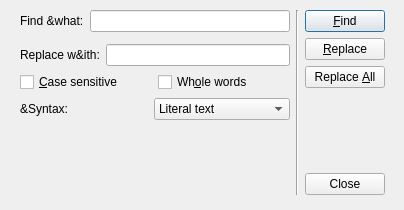
<?xml version="1.0" encoding="UTF-8"?>
<ui version="4.0">
 <class>Dialog</class>
 <widget class="QDialog" name="Dialog">
  <property name="geometry">
   <rect>
    <x>0</x>
    <y>0</y>
    <width>404</width>
    <height>210</height>
   </rect>
  </property>
  <property name="windowTitle">
   <string>Dialog</string>
  </property>
  <widget class="QWidget" name="">
   <property name="geometry">
    <rect>
     <x>20</x>
     <y>10</y>
     <width>365</width>
     <height>185</height>
    </rect>
   </property>
   <layout class="QHBoxLayout" name="horizontalLayout_5">
    <item>
     <layout class="QVBoxLayout" name="verticalLayout_2">
      <item>
       <layout class="QHBoxLayout" name="horizontalLayout">
        <item>
         <widget class="QLabel" name="label">
          <property name="text">
           <string>Find &amp;what:</string>
          </property>
         </widget>
        </item>
        <item>
         <widget class="QLineEdit" name="findLineEdit"/>
        </item>
       </layout>
      </item>
      <item>
       <widget class="Line" name="line">
        <property name="orientation">
         <enum>Qt::Vertical</enum>
        </property>
       </widget>
      </item>
      <item>
       <layout class="QHBoxLayout" name="horizontalLayout_2">
        <item>
         <widget class="QLabel" name="label_2">
          <property name="text">
           <string>Replace w&amp;ith:</string>
          </property>
         </widget>
        </item>
        <item>
         <widget class="QLineEdit" name="replaceLineEdit"/>
        </item>
       </layout>
      </item>
      <item>
       <layout class="QHBoxLayout" name="horizontalLayout_3">
        <item>
         <widget class="QCheckBox" name="caseCheckBox">
          <property name="text">
           <string>&amp;Case sensitive</string>
          </property>
         </widget>
        </item>
        <item>
         <widget class="QCheckBox" name="wholeCheckBox">
          <property name="text">
           <string>Wh&amp;ole words</string>
          </property>
         </widget>
        </item>
       </layout>
      </item>
      <item>
       <layout class="QHBoxLayout" name="horizontalLayout_4">
        <item>
         <widget class="QLabel" name="label_3">
          <property name="text">
           <string>&amp;Syntax:</string>
          </property>
         </widget>
        </item>
        <item>
         <widget class="QComboBox" name="syntaxComboBox">
          <item>
           <property name="text">
            <string>Literal text</string>
           </property>
          </item>
          <item>
           <property name="text">
            <string>Regular expression</string>
           </property>
          </item>
         </widget>
        </item>
       </layout>
      </item>
      <item>
       <spacer name="verticalSpacer_2">
        <property name="orientation">
         <enum>Qt::Vertical</enum>
        </property>
        <property name="sizeHint" stdset="0">
         <size>
          <width>20</width>
          <height>40</height>
         </size>
        </property>
       </spacer>
      </item>
     </layout>
    </item>
    <item>
     <widget class="Line" name="line_2">
      <property name="orientation">
       <enum>Qt::Vertical</enum>
      </property>
     </widget>
    </item>
    <item>
     <layout class="QVBoxLayout" name="verticalLayout">
      <item>
       <widget class="QPushButton" name="findButton">
        <property name="text">
         <string>&amp;Find</string>
        </property>
       </widget>
      </item>
      <item>
       <widget class="QPushButton" name="replaceButton">
        <property name="text">
         <string>&amp;Replace</string>
        </property>
       </widget>
      </item>
      <item>
       <widget class="QPushButton" name="replaceAllButton">
        <property name="text">
         <string>Replace &amp;All</string>
        </property>
       </widget>
      </item>
      <item>
       <spacer name="verticalSpacer">
        <property name="orientation">
         <enum>Qt::Vertical</enum>
        </property>
        <property name="sizeHint" stdset="0">
         <size>
          <width>20</width>
          <height>40</height>
         </size>
        </property>
       </spacer>
      </item>
      <item>
       <widget class="QPushButton" name="closeButton">
        <property name="text">
         <string>Close</string>
        </property>
       </widget>
      </item>
     </layout>
    </item>
   </layout>
  </widget>
 </widget>
 <resources/>
 <connections/>
</ui>
